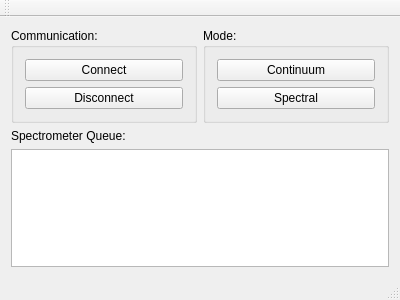
<?xml version="1.0" encoding="UTF-8"?>
<ui version="4.0">
 <class>MainWindow</class>
 <widget class="QMainWindow" name="MainWindow">
  <property name="geometry">
   <rect>
    <x>0</x>
    <y>0</y>
    <width>400</width>
    <height>300</height>
   </rect>
  </property>
  <property name="windowTitle">
   <string>KNRO Spectrometer Control</string>
  </property>
  <widget class="QWidget" name="centralWidget">
   <layout class="QGridLayout" name="gridLayout">
    <item row="0" column="0">
     <widget class="QGroupBox" name="groupBox">
      <property name="title">
       <string>Communication:</string>
      </property>
      <layout class="QVBoxLayout" name="verticalLayout_2">
       <item>
        <widget class="QPushButton" name="connectB">
         <property name="text">
          <string>Connect</string>
         </property>
        </widget>
       </item>
       <item>
        <widget class="QPushButton" name="disconnectB">
         <property name="text">
          <string>Disconnect</string>
         </property>
        </widget>
       </item>
      </layout>
     </widget>
    </item>
    <item row="0" column="1">
     <widget class="QGroupBox" name="groupBox_2">
      <property name="title">
       <string>Mode:</string>
      </property>
      <layout class="QVBoxLayout" name="verticalLayout_3">
       <item>
        <widget class="QPushButton" name="contB">
         <property name="enabled">
          <bool>true</bool>
         </property>
         <property name="text">
          <string>Continuum</string>
         </property>
         <property name="checkable">
          <bool>false</bool>
         </property>
        </widget>
       </item>
       <item>
        <widget class="QPushButton" name="specB">
         <property name="text">
          <string>Spectral</string>
         </property>
        </widget>
       </item>
      </layout>
     </widget>
    </item>
    <item row="1" column="0" colspan="2">
     <layout class="QVBoxLayout" name="verticalLayout">
      <item>
       <widget class="QLabel" name="label">
        <property name="text">
         <string>Spectrometer Queue:</string>
        </property>
       </widget>
      </item>
      <item>
       <widget class="QTextEdit" name="msgQueue"/>
      </item>
     </layout>
    </item>
   </layout>
  </widget>
  <widget class="QToolBar" name="mainToolBar">
   <attribute name="toolBarArea">
    <enum>TopToolBarArea</enum>
   </attribute>
   <attribute name="toolBarBreak">
    <bool>false</bool>
   </attribute>
  </widget>
  <widget class="QStatusBar" name="statusBar"/>
  <widget class="QMenuBar" name="menuBar">
   <property name="geometry">
    <rect>
     <x>0</x>
     <y>0</y>
     <width>400</width>
     <height>25</height>
    </rect>
   </property>
  </widget>
 </widget>
 <layoutdefault spacing="6" margin="11"/>
 <resources/>
 <connections/>
</ui>
